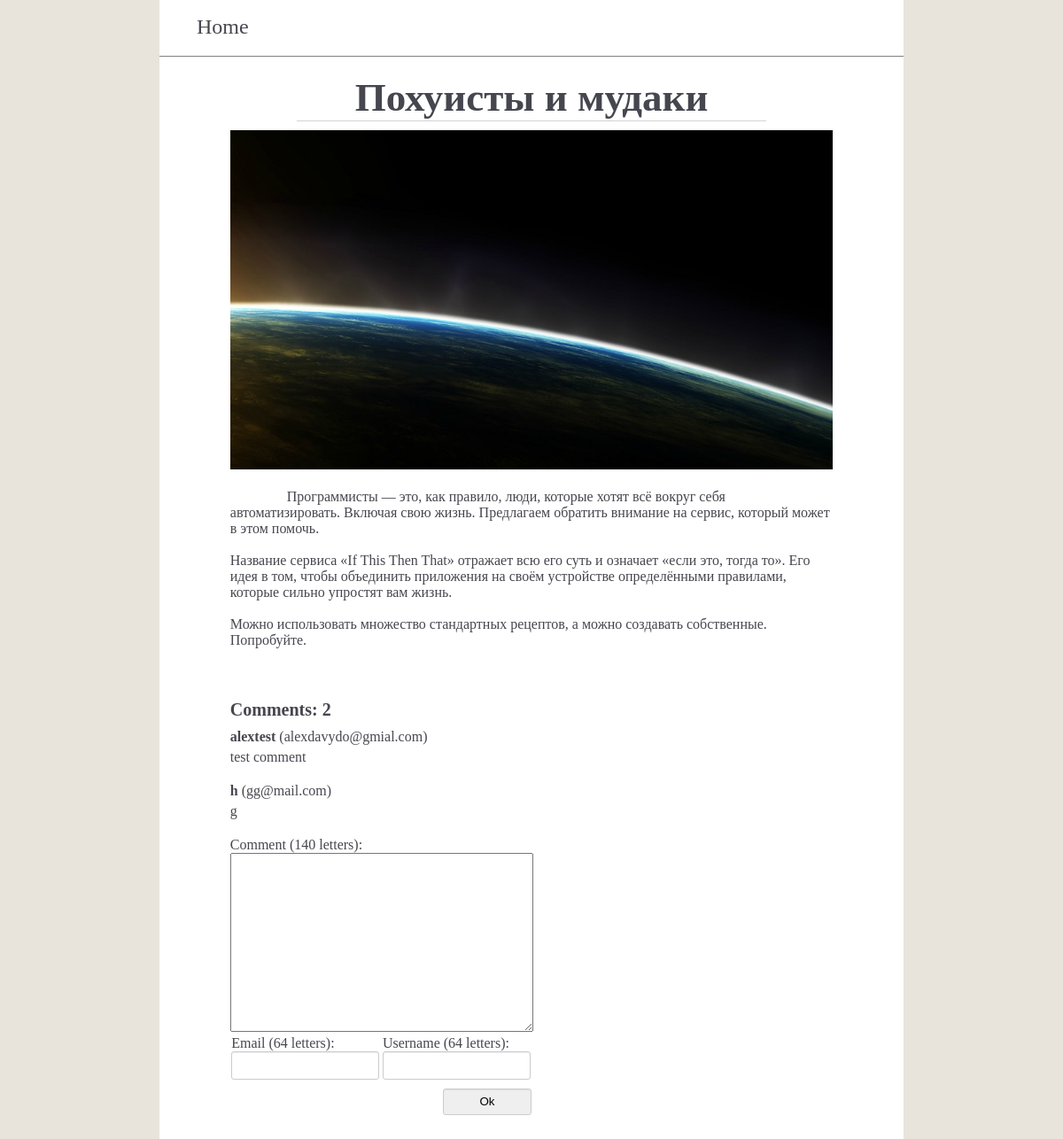
Before: /post_1 with the older database file.
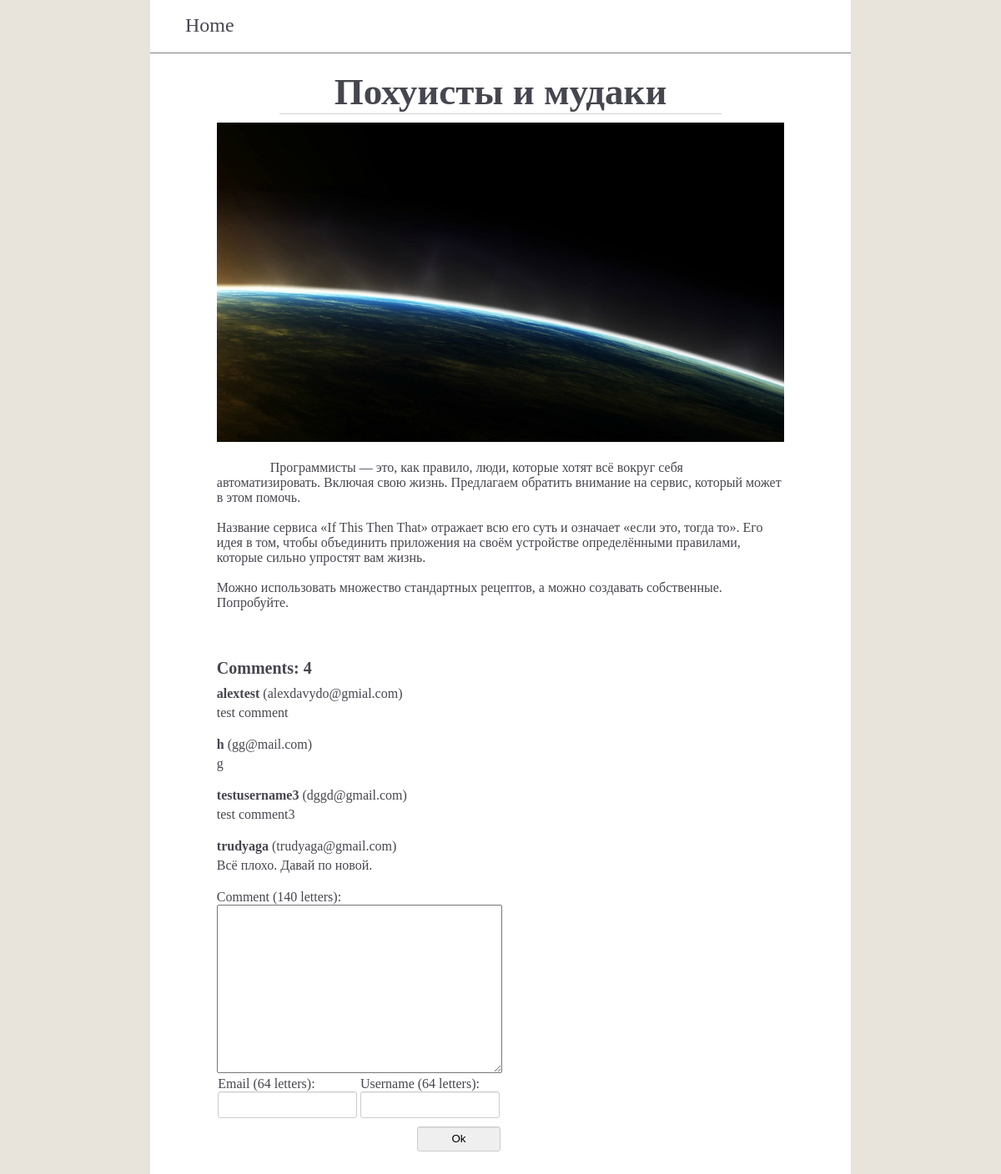
After: the same page with the newer database file.
### app/models.py (models this page shows, shortened)
class Post(db.Model):
    id = db.Column(db.Integer, primary_key=True)
    user_id = db.Column(db.Integer, db.ForeignKey("user.id"))
    title = db.Column(db.String(256), index=True)
    body = db.Column(db.String(10000))
    comment = db.relationship("Comment", backref="post", lazy="dynamic")

class Comment(db.Model):
    id = db.Column(db.Integer, primary_key=True)
    post_id = db.Column(db.Integer, db.ForeignKey("post.id"))
    author = db.Column(db.String(64))
    email = db.Column(db.String(64))
    body = db.Column(db.String(140))
    datetime = db.Column(db.DateTime(), default=datetime.now)
    answer = db.relationship("Answer", backref="comment", lazy="dynamic")

### app/views.py (the view)
@app.route("/post_<id>", methods=["GET", "POST"])
def post(id):
    form = AddCommentForm()
    post = Post.query.filter_by(id=id).first_or_404()
    comments = Comment.query.filter_by(post=post).all()
    if form.validate_on_submit():
        if request.form["submit"] == "Ok":
            comment = Comment(author=form.author.data, email=form.email.data, body=form.body.data, post=post)
            db.session.add(comment)
            db.session.commit()
            return redirect(url_for("post", id=id))
    return render_template("index/post.html", post=post, form=form, comments=comments)

### app/forms.py
class AddCommentForm(FlaskForm):
    author = StringField("Username")
    email = StringField("Email")
    body = TextAreaField("Comment")
    submit = SubmitField("Submit")

### app/templates/index/post.html (shortened to what this page needs)
{% extends "base.html" %}
{% block css  %}
    <link rel="stylesheet" type="text/css" href="{{ url_for("static", filename="css/index/index.css") }}">
    <link rel="stylesheet" type="text/css" href="{{ url_for("static", filename="css/index/post.css") }}">
{% endblock %}
{% block content %}
    <div class="post_wrapper">
        <div class="post">
            <div class="title">
                <h2>{{ post.title }}</h2>
            </div>
            <img src="/static/img/{{ post.id }}/img.jpeg">
            <div class="body">
                {{ post.body }}
            </div>
            <form method="POST">
                <div class="comments_wrapper">
                    <div class="label">
                        Comments: {{ comments|length }}
                    </div>
                    <div class="comments">
                        {% for comment in comments %}
                            <div class="comment_contact_info">
                                <div class="author">
                                    {{ comment.author }}
                                </div>
                                <div class="email">
                                    ({{ comment.email }})
                                </div>
                            </div>
                            <div class="comment_body">
                                {{ comment.body }}
                            </div>
                        {% endfor %}
                    </div>
                </div>
                <div class="add_comments">
                    <div class="text_area_field">
                        Comment (140 letters): <br>
                        {% if answer %}
                            {{ form.body(value="[" + accost + "]")}}
                        {% else %}
                            {{ form.body(value="хуй") }}<br>
                        {% endif %}
                    </div>
                    <div class="contact_info">
                        <div class="email">
                            Email (64 letters):<br>
                            {{ form.email() }}
                        </div>
                        <div class="author">
                            Username (64 letters):<br>
                            {{ form.author() }}
                        </div>
                    </div>
                    <div class="button">
                        {{ form.submit(value="Ok") }}
                    </div>
                </div>
            </form>
        </div>
    </div>
{% endblock %}

### app/templates/base.html (shortened to what this page needs)
<!DOCTYPE html>
<html>
<head>
    <link rel="stylesheet" type="text/css" href="{{ url_for("static", filename="css/base.css") }}">
    {% block css %}
    {% endblock %}
</head>
<body>
    <header>
        <div class="header_wrapper">
            <nav>
                <ul>
                    <li><a href="/") }}">Home</a></li>
                </ul>
            </nav>
        </div>
    </header>
    <div class="content_wrapper">
        {% block content %}
        {% endblock %}
    </div>
</body>
</html>

### app/static/css/base.css (style rules this page uses)
* { padding: 0; margin: 0; }
body { background: #E8E4DC; color: #46464F; }
input { border: 1px solid #cccccc; -webkit-border-radius: 3px; -moz-border-radius: 3px; border-radius: 3px; -webkit-box-shadow: inset 0 1px 1px rgba(0, 0, 0, 0.075); -moz-box-shadow: inset 0 1px 1px rgba(0, 0, 0, 0.075); box-shadow: inset 0 1px 1px rgba(0, 0, 0, 0.075); -webkit-transition: border linear 0.2s, box-shadow linear 0.2s; -moz-transition: border linear 0.2s, box-shadow linear 0.2s; -ms-transition: border linear 0.2s, box-shadow linear 0.2s; -o-transition: border linear 0.2s, box-shadow linear 0.2s; transition: border linear 0.2s, box-shadow linear 0.2s; height: 30px; }
.header_wrapper { width: 70%; margin-left: auto; margin-right: auto; background: white; border-bottom: 1px solid gray; }
header { min-height: 60px; }
nav { width: 90%; margin-left: auto; margin-right: auto; }
nav li { line-height: 60px; list-style: none; display: inline; }
a, a:visited { font-size: 1.5em; text-decoration: none; color: #46464F; }
.content_wrapper { width: 70%; padding-top: 20px; padding-bottom: 10px; margin-left: auto; margin-right: auto; background: white; }

### app/static/css/index/index.css (style rules this page uses)
img { max-width: 90%; max-height: : 100px; min-height: 150px; }
.post_wrapper { width: 90%; margin-right: auto; margin-left: auto; text-align: center; }
.post { margin-bottom: 30px; font-size: 16px; }
.title { width: 70%; margin-right: auto; margin-left: auto; margin-bottom: 10px; font-size: 30px; font-weight: bold; border-bottom: 1px solid lightgray; }
.body { max-width: 90%; margin-right: auto; margin-left: auto; }

### app/static/css/index/post.css (style rules this page uses)
.body { text-align: left; white-space: pre-wrap; }
.add_comments, .comments_wrapper { width: 90%; margin-right: auto; margin-left: auto; }
.text_area_field { margin-top: 10px; width: 100%; text-align: left; }
.contact_info { width: 50%; }
.contact_info div { display: inline-block; }
textarea { width: 50%; height: 200px; }
.email, .author { width: 49%; text-align: left; }
input[type=text] { width: 99%; }
.comments_wrapper .label { text-align: left; font-weight: bold; font-size: 20px; margin-top: 40px; margin-bottom: 10px; }
.comments { width: 100%; text-align: left; }
.comment_contact_info { margin-bottom: 5px; width: 100%; }
.comment_contact_info div { display: inline-block; }
.comment_contact_info .author { font-weight: bold; width: auto; }
.comment_contact_info .email { width: auto; }
.comment_body { margin-bottom: 20px; width: 50%; }
.button { width: 50%; padding-top: 10px; text-align: right; }
.button input[type="submit"] { width: 100px; }

Changed rows visible on the page:
added Comment: author "testusername3", email "dggd@gmail.com", body "test comment3"
added Comment: author "trudyaga", email "trudyaga@gmail.com", body "Всё плохо. Давай по новой."
Other visible differences:
{{ comments|length }}: "2" → "4"
